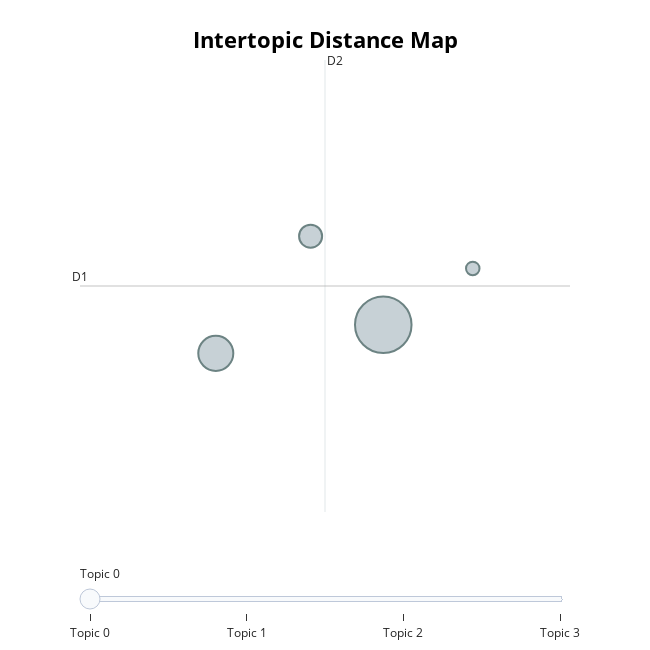

Notebook code for this chart:
### Markdown cell above
### Визуализация тематик

### Code cell
fig = tengine.model.visualize_topics()
fig.show()

### Figure 1 — Plotly figure (JSON) as saved in the notebook; plotly's stock layout.template omitted (floating-point values rounded to 4 significant figures)
{"data": [{"customdata": [[0, "зачаровать | маслостанция | зачаровать маслостанция | понимать | работать", 597], [1, "феникс | цинтрийский | цинтрийский феникс | масло | понимать", 229], [2, "зачаровать | смена | работать | говорить | маслостанция", 99], [3, "объём | феникс | зачаровать | собеседование | ледяной", 34]], "hovertemplate": "<b>Topic %{customdata[0]}</b><br>%{customdata[1]}<br>Size: %{customdata[2]}", "legendgroup": "", "marker": {"color": "#B0BEC5", "size": [597, 229, 99, 34], "sizemode": "area", "sizeref": 0.3731, "symbol": "circle", "line": {"color": "DarkSlateGrey", "width": 2}}, "mode": "markers", "name": "", "orientation": "v", "showlegend": false, "x": [-3.12, -3.828, -3.427, -2.741], "xaxis": "x", "y": [17.31, 16.85, 18.71, 18.2], "yaxis": "y", "type": "scatter"}], "layout": {"xaxis": {"anchor": "y", "domain": [0.0, 1.0], "title": {"text": ""}, "visible": false, "range": [-4.402, -2.33]}, "yaxis": {"anchor": "x", "domain": [0.0, 1.0], "title": {"text": ""}, "visible": false, "range": [14.32, 21.52]}, "legend": {"tracegroupgap": 0, "itemsizing": "constant"}, "margin": {"t": 60}, "title": {"font": {"size": 22, "color": "Black"}, "text": "<b>Intertopic Distance Map</b>", "y": 0.95, "x": 0.5, "xanchor": "center", "yanchor": "top"}, "hoverlabel": {"font": {"size": 16, "family": "Rockwell"}, "bgcolor": "white"}, "width": 650, "height": 650, "sliders": [{"active": 0, "pad": {"t": 50}, "steps": [{"args": [{"marker.color": [["red", "#B0BEC5", "#B0BEC5", "#B0BEC5"]]}], "label": "Topic 0", "method": "update"}, {"args": [{"marker.color": [["#B0BEC5", "red", "#B0BEC5", "#B0BEC5"]]}], "label": "Topic 1", "method": "update"}, {"args": [{"marker.color": [["#B0BEC5", "#B0BEC5", "red", "#B0BEC5"]]}], "label": "Topic 2", "method": "update"}, {"args": [{"marker.color": [["#B0BEC5", "#B0BEC5", "#B0BEC5", "red"]]}], "label": "Topic 3", "method": "update"}]}], "shapes": [{"line": {"color": "#CFD8DC", "width": 2}, "type": "line", "x0": -3.366, "x1": -3.366, "y0": 14.32, "y1": 21.52}, {"line": {"color": "#9E9E9E", "width": 2}, "type": "line", "x0": -4.402, "x1": -2.33, "y0": 17.92, "y1": 17.92}], "annotations": [{"showarrow": false, "text": "D1", "x": -4.402, "y": 17.92, "yshift": 10}, {"showarrow": false, "text": "D2", "x": -3.366, "xshift": 10, "y": 21.52}]}}
